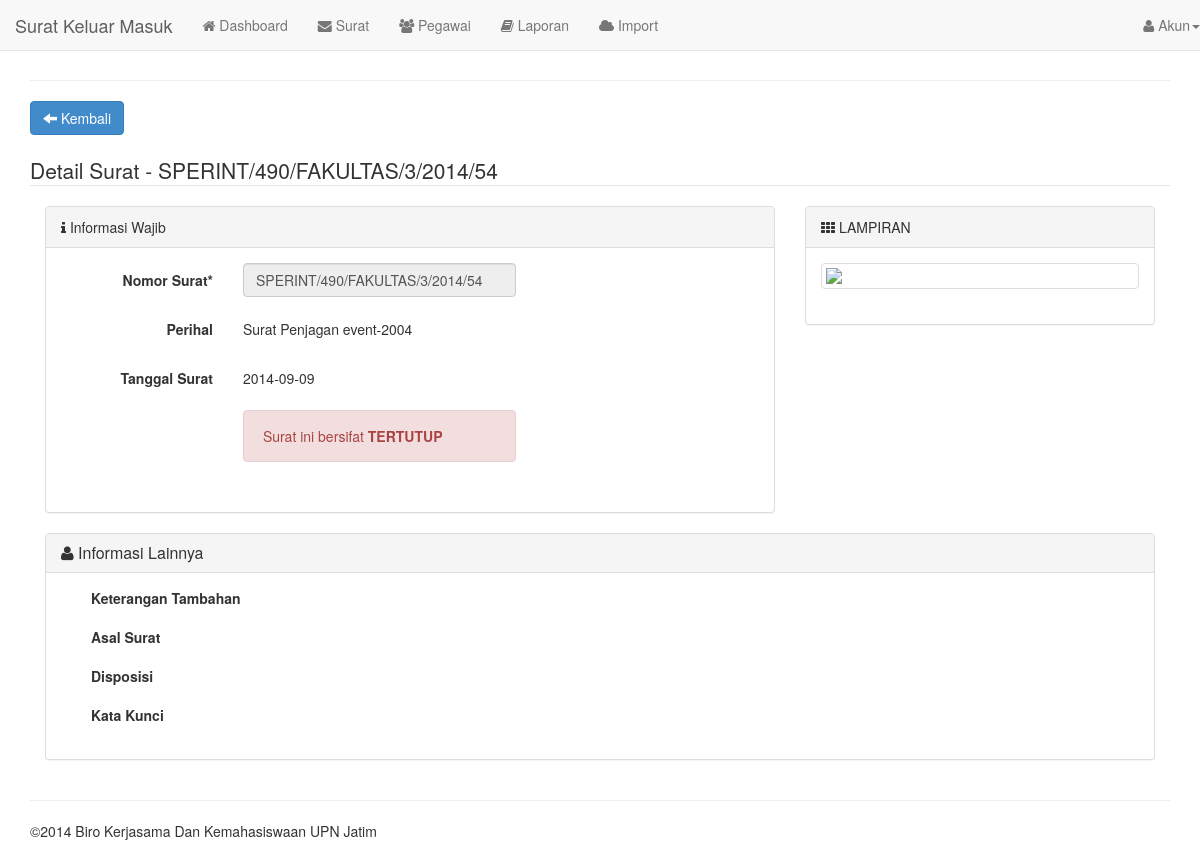
Page /?page=surat/detail&id=SPERINT/490/FAKULTAS/3/2014/54 (signed in) on the earlier database version.
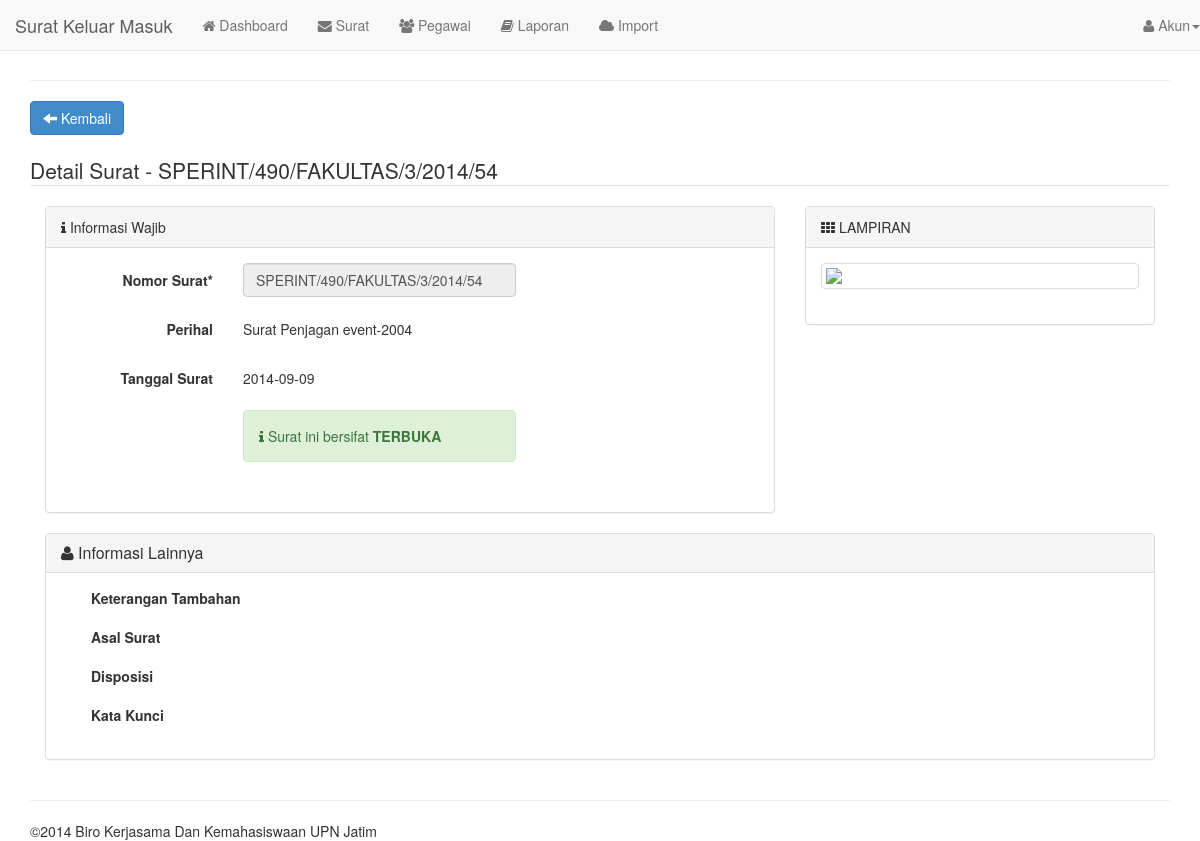
Same page on the later database version.
### models.php (called while the page is built, shortened)
<?php
function get_one($id=null){
    $query=mysql_query("select * from surat where idsurat='$id'");
    return $query;
}
?>

### module/surat/detail.php (the view, shortened to what the changed rows need)
<?php
if(isset($_GET['id'])){
    $id=$_GET['id'];
    $result=mysql_fetch_array(get_one($id));
    }else{
        header('location:./?page=surat/index');
    }
 ?>
<div class="row clearfix">
	<div class="col-md-12">
        <form method="post" enctype="multipart/form-data" role="form">
        <div class="clearfix"></div><br />
            <fieldset>
                <div class="col-md-8">
                    <div class="panel panel-default">
                    <div class="panel-body">
                        <div class="form-horizontal">
                              <div class="form-group">
                                <div class="col-sm-5">
                                <?php if($result['public'] == '0'){?><div class="alert alert-danger"><i class="fa fa-danger"></i> Surat ini bersifat <strong>TERTUTUP</strong></div><?php } ?>
                                <?php if($result['public'] == '1'){?><div class="alert alert-success"><i class="fa fa-info"></i> Surat ini bersifat <strong>TERBUKA</strong></div><?php } ?>
                                </div>
                            </div>
                        </div>
                    </div>
                </div>
            </div>
        </fieldset>
	   </form>
    </div>
</div>

Differences in the rows shown:
changed surat "SPERINT/490/FAKULTAS/3/2014/54": public "0" → "1" (drawn)
Other differences:
text no longer shown: "TERTUTUP"
text now shown: "TERBUKA"
